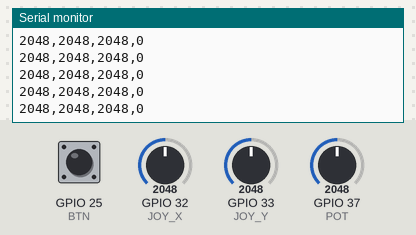
A sketch run on a simulated ESP32. Shown: the last lines printed to the serial monitor. The test bench sets the inputs (shaded band); at power-on: GPIO 32 (JOY_X) = 2048, GPIO 33 (JOY_Y) = 2048, GPIO 37 (POT) = 2048, GPIO 25 (BTN) HIGH.

Above: at 1.2 s.
1.3 s: GPIO 32 (JOY_X) set to 2866
At 1.9 s:
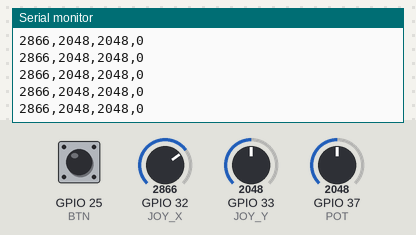
2.8 s: GPIO 33 (JOY_Y) set to 2866
At 3.9 s:
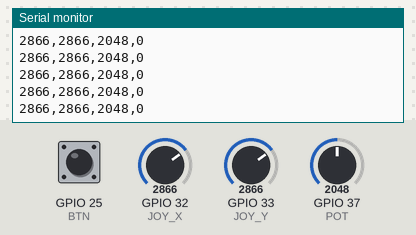
4.3 s: GPIO 37 (POT) set to 2866
At 5.0 s:
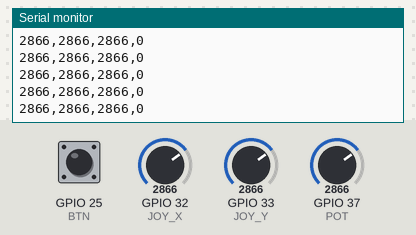
5.8 s: GPIO 25 (BTN) pulled LOW for 0.15 s
7.4 s: GPIO 32 (JOY_X) set to 3603
At 8.1 s:
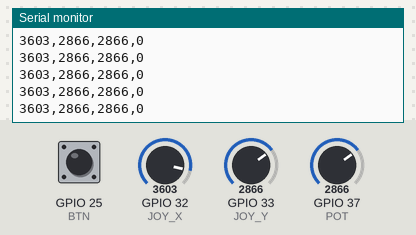
8.9 s: GPIO 25 (BTN) pulled LOW for 1 s
Timing chart, 0 to 11.9 s (numbered marks = the images above; inputs shaded):
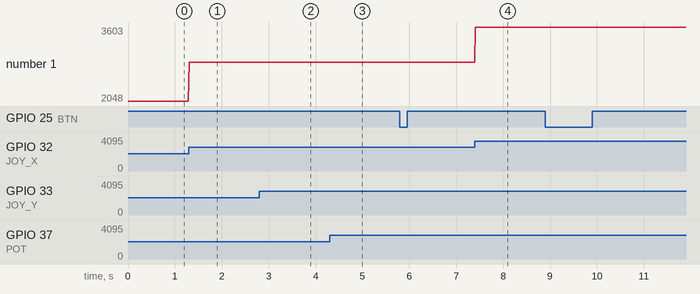

Measured:
- after the input at 1.3 s, the serial monitor: prints a new line at once (image 1)
- after the input at 2.8 s, the serial monitor: prints a new line at once (image 2)
- after the input at 4.3 s, the serial monitor: prints a new line at once (image 3)
- after the input at 7.4 s, the serial monitor: prints a new line at once (image 4)
- plotted number 1: 2048 → 2866 after the input at 1.3 s, 2866 → 3603 after the input at 7.4 s

The sketch:

ice_cream_esp32.ino
```cpp
// Ice Cream Stacker — ESP32 TTGO T-Display
// Reads the joystick, potentiometer, and button,
// then sends them to the laptop as one line:  joyX,joyY,pot,button

// ----- Pins -----
const int JOY_X = 32;   // joystick VRx
const int JOY_Y = 33;   // joystick VRy
const int POT   = 37;   // potentiometer middle leg
const int BTN   = 25;   // button (other leg goes to GND)

void setup() {
  Serial.begin(115200);
  pinMode(BTN, INPUT_PULLUP);   // reads LOW when pressed
}

void loop() {
  int x = analogRead(JOY_X);    // 0 - 4095
  int y = analogRead(JOY_Y);    // 0 - 4095
  int p = analogRead(POT);      // 0 - 4095
  int b = (digitalRead(BTN) == LOW) ? 1 : 0;   // 1 = pressed

  Serial.print(x);
  Serial.print(",");
  Serial.print(y);
  Serial.print(",");
  Serial.print(p);
  Serial.print(",");
  Serial.println(b);

  delay(20);   // about 50 readings per second
}
```
